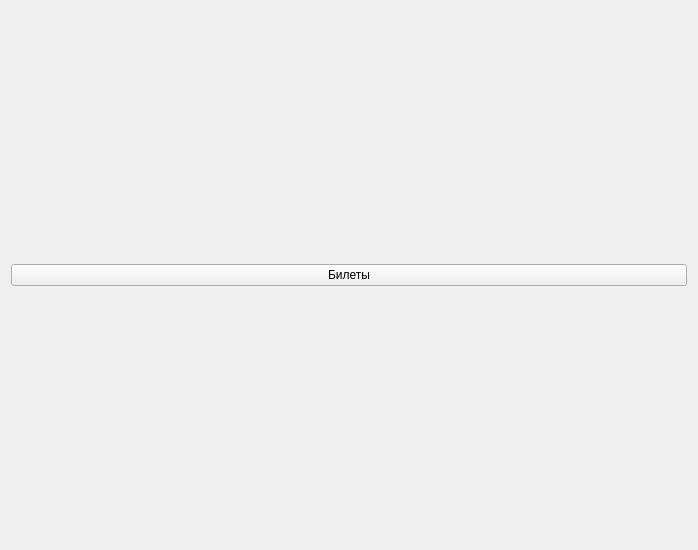
<?xml version="1.0" encoding="UTF-8"?>
<ui version="4.0">
 <class>PrinterPage</class>
 <widget class="QWidget" name="PrinterPage">
  <property name="geometry">
   <rect>
    <x>0</x>
    <y>0</y>
    <width>698</width>
    <height>550</height>
   </rect>
  </property>
  <property name="windowTitle">
   <string>Принтер</string>
  </property>
  <layout class="QGridLayout" name="gridLayout">
   <item row="0" column="0">
    <widget class="QLabel" name="printerfon">
     <property name="text">
      <string/>
     </property>
    </widget>
   </item>
   <item row="1" column="0">
    <widget class="QPushButton" name="cartButton">
     <property name="text">
      <string>Билеты</string>
     </property>
    </widget>
   </item>
   <item row="2" column="0">
    <layout class="QFormLayout" name="formLayout"/>
   </item>
   <item row="3" column="0">
    <widget class="QLabel" name="printerfon2">
     <property name="text">
      <string/>
     </property>
    </widget>
   </item>
  </layout>
  <zorder>printerfon</zorder>
  <zorder>cartButton</zorder>
  <zorder>printerfon2</zorder>
  <zorder>formLayoutWidget</zorder>
 </widget>
 <resources/>
 <connections/>
</ui>
